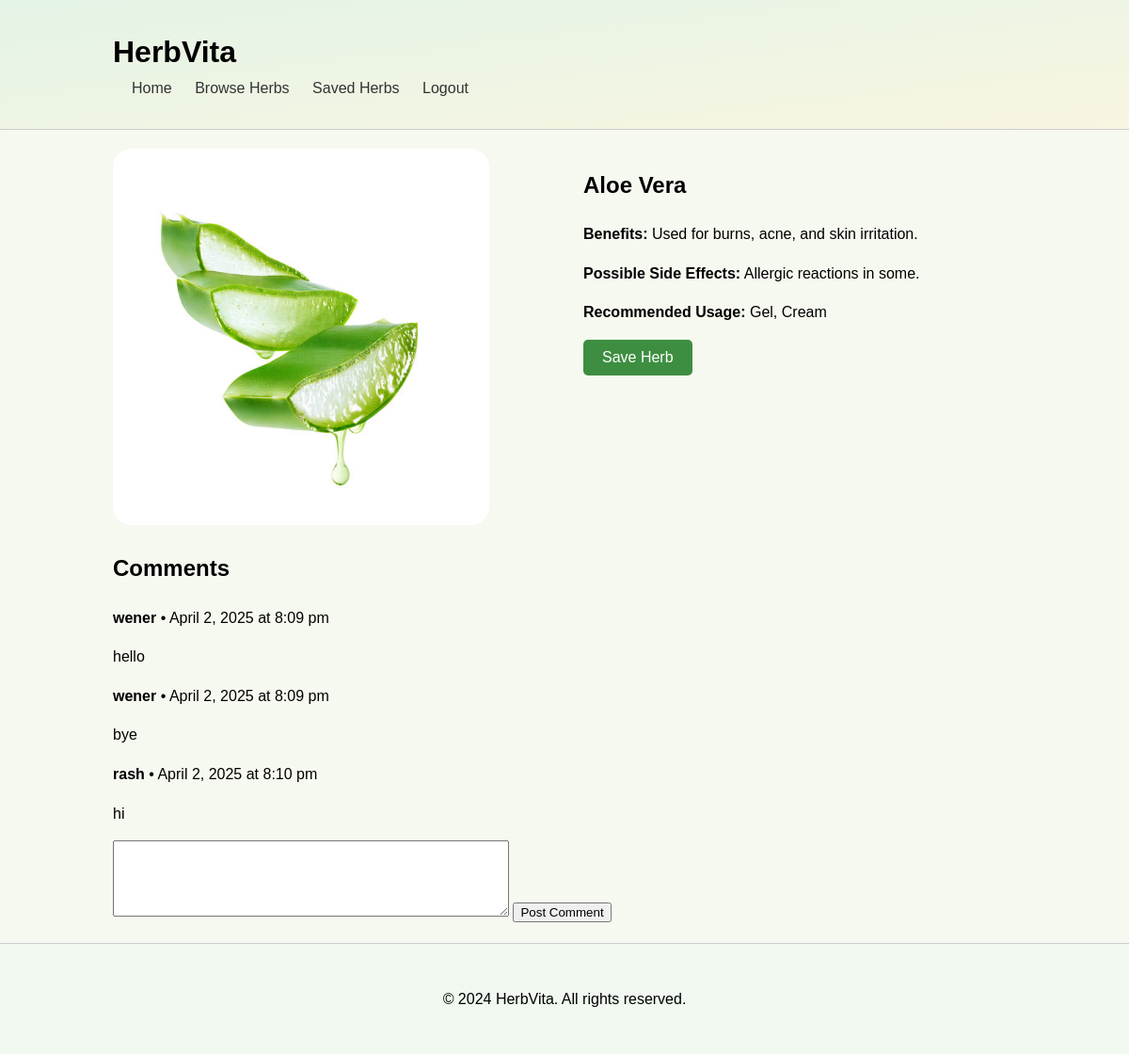
Page /herbDetails.php?id=25 (signed in) on the committed database.
### tables this page shows
CREATE TABLE `herb` (
  `herbID` int(11) NOT NULL,
  `herbName` varchar(20) NOT NULL,
  `sideEffect` varchar(255) NOT NULL,
  `recommendedUsage` text NOT NULL,
  `Benefit` text NOT NULL,
  `healthConcerns` int(11) NOT NULL,
  `imagePath` varchar(255) NOT NULL
);

CREATE TABLE `comments` (
  `commentID` int(11) NOT NULL,
  `herbID` int(11) NOT NULL,
  `userID` varchar(11) NOT NULL,
  `commentText` text NOT NULL,
  `timeAdded` timestamp NOT NULL DEFAULT current_timestamp() ON UPDATE current_timestamp()
);

CREATE TABLE `user` (
  `userID` varchar(11) NOT NULL,
  `Name` varchar(20) NOT NULL,
  `Email` varchar(50) NOT NULL,
  `passwordHash` varchar(255) NOT NULL,
  `healthInterest` int(11) NOT NULL,
  `CommentID` int(11) NOT NULL
);

### herbDetails.php (the view, shortened to what this page needs)
<?php
include 'db_connect.php';
if (isset($_GET['id']) && is_numeric($_GET['id'])) {
    $herbId = $_GET['id'];
    $sql = "SELECT herbID, herbName, sideEffect, recommendedUsage, Benefit, imagePath
            FROM herb
            WHERE herbID = ?";
    $stmt = $conn->prepare($sql);
    $stmt->bind_param("i", $herbId);
    $stmt->execute();
    $result = $stmt->get_result();
    if ($result->num_rows == 1) {
        $herb = $result->fetch_assoc();
    } else {
        header("Location: browseHerb.php");
        exit();
    }
} else {
    header("Location: browseHerb.php");
    exit();
}
?>
<!DOCTYPE html>
<html lang="en">
<head>
    <link rel="stylesheet" href="style.css">
</head>
<body>
    <header>
        <div class="container">
            <h1>HerbVita</h1>
            <nav>
                <ul>
                    <li><a href="index.php">Home</a></li>
                    <li><a href="browseHerb.php">Browse Herbs</a></li>
                    <?php if(isset($_SESSION['loggedin']) && $_SESSION['loggedin'] === true): ?>
                        <li><a href="profile.php">Saved Herbs</a></li>
                        <li><a href="logout.php">Logout</a></li>
                    <?php else: ?>
                        <li><a href="login.php">Login/Register</a></li>
                    <?php endif; ?>
                </ul>
            </nav>
        </div>
    </header>
    <main class="container">
        <section class="herb-details">
            <?php if ($herb): ?>
                <div class="herbPageContainer">
                    <div class="herb-image">
                        <img src="<?php echo htmlspecialchars($herb['imagePath']); ?>" alt="<?php echo htmlspecialchars($herb['herbName']); ?>">
                    </div>
                    <div class="herb-info">
                        <h2><?php echo htmlspecialchars($herb['herbName']); ?></h2>
                        <p><strong>Benefits:</strong> <?php echo nl2br(htmlspecialchars($herb['Benefit'])); ?></p>
                        <p><strong>Possible Side Effects:</strong> <?php echo nl2br(htmlspecialchars($herb['sideEffect'])); ?></p>
                        <p><strong>Recommended Usage:</strong> <?php echo nl2br(htmlspecialchars($herb['recommendedUsage'])); ?></p>
                         <?php if (isset($_SESSION['loggedin']) && $_SESSION['loggedin'] === true): ?>
                            <form method="post">
                                <button type="submit" name="save_herb" class="saveherb">Save Herb</button>
                            </form>
                        <?php else: ?>
                            <p>You must be logged in to save herbs to your list. <a href="login.php">Login</a> or <a href="signup.php">Sign up</a>.</p>
                        <?php endif; ?>
                    </div>
                </div>
            <?php else: ?>
                <p>Herb not found.</p>
            <?php endif; ?>
        </section>
    <section class="herb-details-comments">
        <h2>Comments</h2>
        <?php
        $sql_comments = "SELECT c.`commentText`, u.`Name`, c.`timeAdded`
                        FROM `comments` c
                        JOIN `user` u ON c.`userID` = u.`userID`
                        WHERE c.`herbID` = ?";
        $stmt_comments = $conn->prepare($sql_comments);
        $stmt_comments->bind_param("i", $herbId);
        $stmt_comments->execute();
        $result_comments = $stmt_comments->get_result();
        if ($result_comments->num_rows > 0) {
            echo "<div class='comments-list'>";
            while ($row = $result_comments->fetch_assoc()) {
                echo "<div class='comment-box'>";
                echo "<p><strong>" . htmlspecialchars($row['Name']) . "</strong> • " .
                     date('F j, Y \a\t g:i a', strtotime($row['timeAdded'])) . "</p>";
                echo "<p>" . htmlspecialchars($row['commentText']) . "</p>";
                echo "</div>";
            }
            echo "</div>";
        }
        ?>
    </section>
    <?php if (isset($_SESSION['loggedin']) && $_SESSION['loggedin'] === true): ?>
        <form action="submitComment.php" method="POST">
            <textarea name="comment" rows="5" cols="50" required></textarea>
            <button type="submit">Post Comment</button>
        </form>
    <?php else: ?>
        <p>You must be logged in to comment. <a href="login.php">Login</a> or <a href="signup.php">Sign up</a>.</p>
    <?php endif; ?>
    </main>
    <footer>
        <div class="container">
            <p>&copy; 2024 HerbVita. All rights reserved.</p>
        </div>
    </footer>
</body>
</html>

### style.css (style rules this page uses)
body { font-family: sans-serif; margin: 0; padding: 0; line-height: 1.6; background-color: #f6f9f0; }
.container { width: 80%; max-width: 1200px; margin: 0 auto; padding: 20px; }
header { background: linear-gradient(to bottom right, #e4f4e6, #f8f5e1); padding: 10px 0; border-bottom: 1px solid #ccc; }
header h1 { margin: 0; display: inline-block; }
nav ul { list-style: none; padding: 0; margin: 0; display: inline-block; }
nav ul li { display: inline; margin-left: 20px; }
nav ul li a { text-decoration: none; color: #333; }
main { padding: 20px 0; }
footer { background-color: #f0f8f0; text-align: center; padding: 10px 0; border-top: 1px solid #ccc; }
.herbPageContainer { display: flex; flex-direction: row; align-items: flex-start; margin: 0 auto; width: 100%; }
.herbPageContainer > div:first-child { flex-basis: 50%; padding-right: 20px; }
.herbPageContainer > div:last-child { flex-basis: 50%; padding-left: 20px; }
.herb-image img { max-width: 25rem; max-height: 25rem; border-radius: 20px; }
.saveherb { padding: 10px 20px; background-color: #3e8e41; color: white; border: none; border-radius: 5px; cursor: pointer; font-size: 16px; transition: background-color 0.3s ease; }

### rows in the picture
herb: imagePath (picture), herbName "Aloe Vera", Benefit "Used for burns, acne, and skin irritation.", sideEffect "Allergic reactions in some.", recommendedUsage "Gel, Cream"
comments: userID.Name "wener", timeAdded "April 2, 2025 at 8:09 pm", commentText "hello"
comments: userID.Name "wener", timeAdded "April 2, 2025 at 8:09 pm", commentText "bye"
comments: userID.Name "rash", timeAdded "April 2, 2025 at 8:10 pm", commentText "hi"
